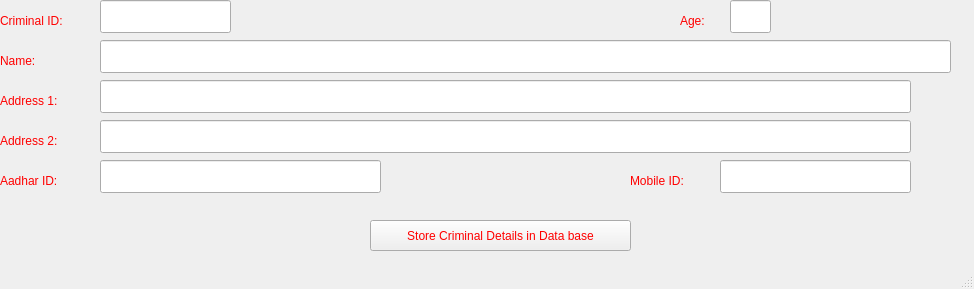
<?xml version="1.0" encoding="UTF-8"?>
<ui version="4.0">
 <class>MainWindow</class>
 <widget class="QMainWindow" name="MainWindow">
  <property name="geometry">
   <rect>
    <x>0</x>
    <y>0</y>
    <width>974</width>
    <height>289</height>
   </rect>
  </property>
  <property name="windowTitle">
   <string>Criminal  Details</string>
  </property>
  <property name="styleSheet">
   <string notr="true">color: rgb(255, 0, 0);
font: 75 12pt &quot;MS Shell Dlg 2&quot;;</string>
  </property>
  <widget class="QWidget" name="centralwidget">
   <widget class="QLabel" name="label">
    <property name="geometry">
     <rect>
      <x>0</x>
      <y>170</y>
      <width>91</width>
      <height>21</height>
     </rect>
    </property>
    <property name="text">
     <string>Aadhar ID:</string>
    </property>
   </widget>
   <widget class="QLineEdit" name="lineEdit">
    <property name="geometry">
     <rect>
      <x>100</x>
      <y>160</y>
      <width>281</width>
      <height>33</height>
     </rect>
    </property>
   </widget>
   <widget class="QPushButton" name="pushButton">
    <property name="geometry">
     <rect>
      <x>370</x>
      <y>220</y>
      <width>261</width>
      <height>31</height>
     </rect>
    </property>
    <property name="text">
     <string>Store Criminal Details in Data base</string>
    </property>
   </widget>
   <widget class="QLineEdit" name="lineEdit_3">
    <property name="geometry">
     <rect>
      <x>100</x>
      <y>0</y>
      <width>131</width>
      <height>33</height>
     </rect>
    </property>
   </widget>
   <widget class="QLineEdit" name="lineEdit_4">
    <property name="geometry">
     <rect>
      <x>100</x>
      <y>40</y>
      <width>851</width>
      <height>33</height>
     </rect>
    </property>
   </widget>
   <widget class="QLineEdit" name="lineEdit_5">
    <property name="geometry">
     <rect>
      <x>100</x>
      <y>80</y>
      <width>811</width>
      <height>33</height>
     </rect>
    </property>
   </widget>
   <widget class="QLineEdit" name="lineEdit_6">
    <property name="geometry">
     <rect>
      <x>100</x>
      <y>120</y>
      <width>811</width>
      <height>33</height>
     </rect>
    </property>
   </widget>
   <widget class="QLabel" name="label_3">
    <property name="geometry">
     <rect>
      <x>0</x>
      <y>10</y>
      <width>91</width>
      <height>21</height>
     </rect>
    </property>
    <property name="text">
     <string>Criminal ID:</string>
    </property>
   </widget>
   <widget class="QLabel" name="label_4">
    <property name="geometry">
     <rect>
      <x>0</x>
      <y>50</y>
      <width>61</width>
      <height>21</height>
     </rect>
    </property>
    <property name="text">
     <string>Name:</string>
    </property>
   </widget>
   <widget class="QLabel" name="label_5">
    <property name="geometry">
     <rect>
      <x>0</x>
      <y>130</y>
      <width>81</width>
      <height>21</height>
     </rect>
    </property>
    <property name="text">
     <string>Address 2:</string>
    </property>
   </widget>
   <widget class="QLabel" name="label_6">
    <property name="geometry">
     <rect>
      <x>0</x>
      <y>90</y>
      <width>81</width>
      <height>21</height>
     </rect>
    </property>
    <property name="text">
     <string>Address 1:</string>
    </property>
   </widget>
   <widget class="QLabel" name="label_2">
    <property name="geometry">
     <rect>
      <x>630</x>
      <y>170</y>
      <width>81</width>
      <height>21</height>
     </rect>
    </property>
    <property name="text">
     <string>Mobile ID:</string>
    </property>
   </widget>
   <widget class="QLineEdit" name="lineEdit_2">
    <property name="geometry">
     <rect>
      <x>720</x>
      <y>160</y>
      <width>191</width>
      <height>33</height>
     </rect>
    </property>
   </widget>
   <widget class="QLabel" name="label_7">
    <property name="geometry">
     <rect>
      <x>680</x>
      <y>10</y>
      <width>41</width>
      <height>21</height>
     </rect>
    </property>
    <property name="text">
     <string>Age:</string>
    </property>
   </widget>
   <widget class="QLineEdit" name="lineEdit_7">
    <property name="geometry">
     <rect>
      <x>730</x>
      <y>0</y>
      <width>41</width>
      <height>33</height>
     </rect>
    </property>
   </widget>
  </widget>
  <widget class="QStatusBar" name="statusbar"/>
 </widget>
 <resources/>
 <connections/>
</ui>
